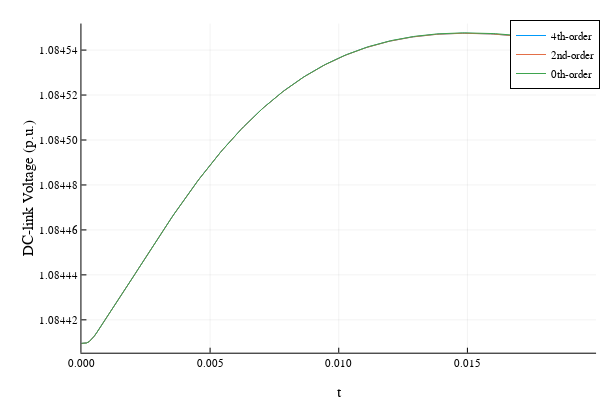

This figure's notebook cell:
### Markdown cell above
## Plotting DC-voltage for all three models

### Code cell
plot(sol_4th_opt, vars=(0,13), label="4th-order", ylabel="DC-link Voltage (p.u.)")
plot!(sol_2nd_opt, vars=(0,13), label="2nd-order")
plot!(sol_0th_opt, vars=(0,13), label="0th-order")

### Figure 1 — Plotly figure (JSON) as saved in the notebook; plotly's stock layout.template omitted (floating-point values rounded to 4 significant figures; data arrays with more than 128 entries replaced by an {"elided": "..."} marker saying what was removed)
{"data": [{"colorbar": {"title": ""}, "legendgroup": "4th-order", "line": {"color": "rgba(0, 154, 250, 1.000)", "dash": "solid", "shape": "linear", "width": 1}, "mode": "lines", "name": "4th-order", "showlegend": true, "type": "scatter", "x": {"elided": "201 float values"}, "xaxis": "x1", "y": {"elided": "201 float values"}, "yaxis": "y1", "zmax": null, "zmin": null}, {"colorbar": {"title": ""}, "legendgroup": "2nd-order", "line": {"color": "rgba(227, 111, 71, 1.000)", "dash": "solid", "shape": "linear", "width": 1}, "mode": "lines", "name": "2nd-order", "showlegend": true, "type": "scatter", "x": {"elided": "201 float values"}, "xaxis": "x1", "y": {"elided": "201 float values"}, "yaxis": "y1", "zmax": null, "zmin": null}, {"colorbar": {"title": ""}, "legendgroup": "0th-order", "line": {"color": "rgba(62, 164, 78, 1.000)", "dash": "solid", "shape": "linear", "width": 1}, "mode": "lines", "name": "0th-order", "showlegend": true, "type": "scatter", "x": {"elided": "201 float values"}, "xaxis": "x1", "y": {"elided": "201 float values"}, "yaxis": "y1", "zmax": null, "zmin": null}], "layout": {"annotations": [], "height": 400, "legend": {"bgcolor": "rgba(255, 255, 255, 1.000)", "bordercolor": "rgba(0, 0, 0, 1.000)", "borderwidth": 1, "font": {"color": "rgba(0, 0, 0, 1.000)", "family": "sans-serif", "size": 11}, "tracegroupgap": 0, "traceorder": "normal", "x": 1, "xanchor": "auto", "y": 1, "yanchor": "auto"}, "margin": {"b": 20, "l": 0, "r": 0, "t": 20}, "paper_bgcolor": "rgba(255, 255, 255, 1.000)", "plot_bgcolor": "rgba(255, 255, 255, 1.000)", "showlegend": true, "width": 600, "xaxis": {"anchor": "y1", "domain": [0.1357, 0.9934], "gridcolor": "rgba(0, 0, 0, 0.100)", "gridwidth": 0.5, "linecolor": "rgba(0, 0, 0, 1.000)", "mirror": false, "range": [0, 0.02], "showgrid": true, "showline": true, "showticklabels": true, "tickangle": 0, "tickcolor": "rgb(0, 0, 0)", "tickfont": {"color": "rgba(0, 0, 0, 1.000)", "family": "sans-serif", "size": 11}, "tickmode": "array", "ticks": "inside", "ticktext": ["0.000", "0.005", "0.010", "0.015", "0.020"], "tickvals": [0, 0.005, 0.01, 0.015, 0.02], "title": "t", "titlefont": {"color": "rgba(0, 0, 0, 1.000)", "family": "sans-serif", "size": 15}, "type": "-", "visible": true, "zeroline": false, "zerolinecolor": "rgba(0, 0, 0, 1.000)"}, "yaxis": {"anchor": "x1", "domain": [0.07581, 0.9902], "gridcolor": "rgba(0, 0, 0, 0.100)", "gridwidth": 0.5, "linecolor": "rgba(0, 0, 0, 1.000)", "mirror": false, "range": [1.084, 1.085], "showgrid": true, "showline": true, "showticklabels": true, "tickangle": 0, "tickcolor": "rgb(0, 0, 0)", "tickfont": {"color": "rgba(0, 0, 0, 1.000)", "family": "sans-serif", "size": 11}, "tickmode": "array", "ticks": "inside", "ticktext": ["1.08442", "1.08444", "1.08446", "1.08448", "1.08450", "1.08452", "1.08454"], "tickvals": [1.084, 1.084, 1.084, 1.084, 1.085, 1.085, 1.085], "title": "DC-link Voltage (p.u.)", "titlefont": {"color": "rgba(0, 0, 0, 1.000)", "family": "sans-serif", "size": 15}, "type": "-", "visible": true, "zeroline": false, "zerolinecolor": "rgba(0, 0, 0, 1.000)"}}}
